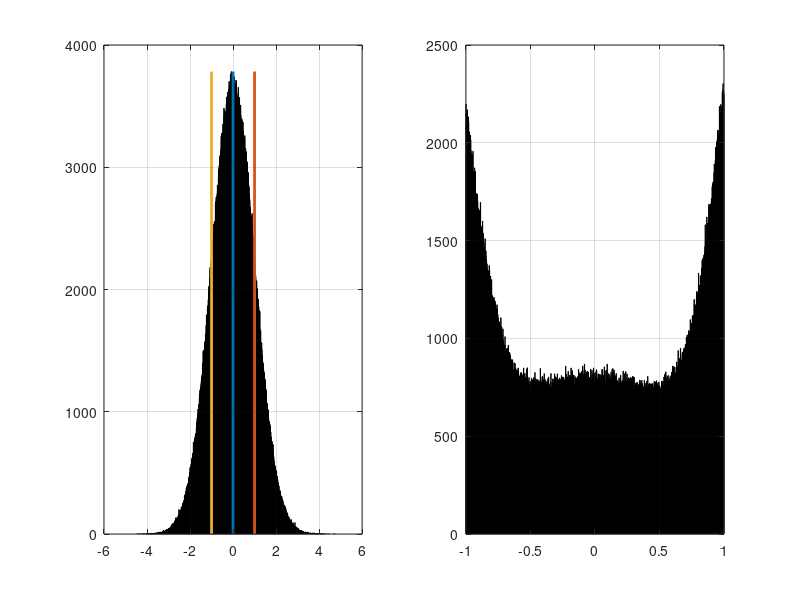

Reproduce this figure in MATLAB.
clear;
close all;
clc;

% delta = 1;
% x = -100:delta:100;
% 
% mean = 10;
% variance = 20;
% sqr_variance = variance^2;
% 
% coeff = 1/sqrt(2*pi*sqr_variance);
% x_minus_mean = x-mean;
% sqr_x_minus_mean = x_minus_mean.^2;
% e_power = -sqr_x_minus_mean/(2*sqr_variance);
% y = coeff*exp(e_power);
% 
% plot(x,y, 'LineWidth', 2);




nbins=1000;
n = 10^6;
x = randn(n,1);
sort_x = sort(x);
[counts,centers] = hist(x, nbins);


mean_val = 0;
std_val = 1;



% figure;
% x1 = rand(n,1);
% hist(x1, nbins);

mean_x = mean(x)
std_x = std(x)
std_x1 = sqrt(sum((x-mean_x).^2)/n)
min_x = min(x)
max_x = max(x)

new_x = x;
for i=1:n
    current_x = new_x(i);
    left_limit = mean_val-std_val;
    right_limit = mean_val+std_val;
    if (current_x < left_limit)
        nominator = abs(current_x - left_limit);
        denominator = abs(min_x-left_limit);
        factor = nominator/denominator;
        new_current_x = left_limit + factor * std_val;
        new_x(i) = new_current_x;
    elseif (current_x > right_limit)
        nominator = abs(current_x - right_limit);
        denominator = abs(max_x-right_limit);
        factor = nominator/denominator;
        new_current_x = right_limit - factor * std_val;
        new_x(i) = new_current_x;       
    end
end



% new_x = x;
% for i=1:n
%     current_x = new_x(i);
%     left_limit = mean_val-std_val;
%     right_limit = mean_val+std_val;
%     if (current_x < left_limit)
%         j=0;
%         sub_sum=0;
%         while (new_x(j)<current_x)
%             sub_sum = sub_sum + new_x(j);
%         end
%         new_x(A<9 & A>2)
%         
%         new_x(i) = new_current_x;
%     elseif (current_x > right_limit)
% 
%         new_x(i) = new_current_x;       
%     end
% end

figure('units','normalized','outerposition',[0 0 1 1]);
subplot(1,2,1);
hist(x, nbins);
grid on;
hold on;
x_vals = [min(x), max(x)];
max_counts = max(counts);
y_vals = [0 max_counts];
x_vals1 = [mean_val,mean_val];
plot(x_vals1,y_vals,'LineWidth',2);

x_vals2 = [mean_val+std_val,mean_val+std_val];
plot(x_vals2,y_vals,'LineWidth',2);

x_vals3 = [mean_val-std_val,mean_val-std_val];
plot(x_vals3,y_vals,'LineWidth',2);


subplot(1,2,2);
hist(new_x, nbins);
grid on;


